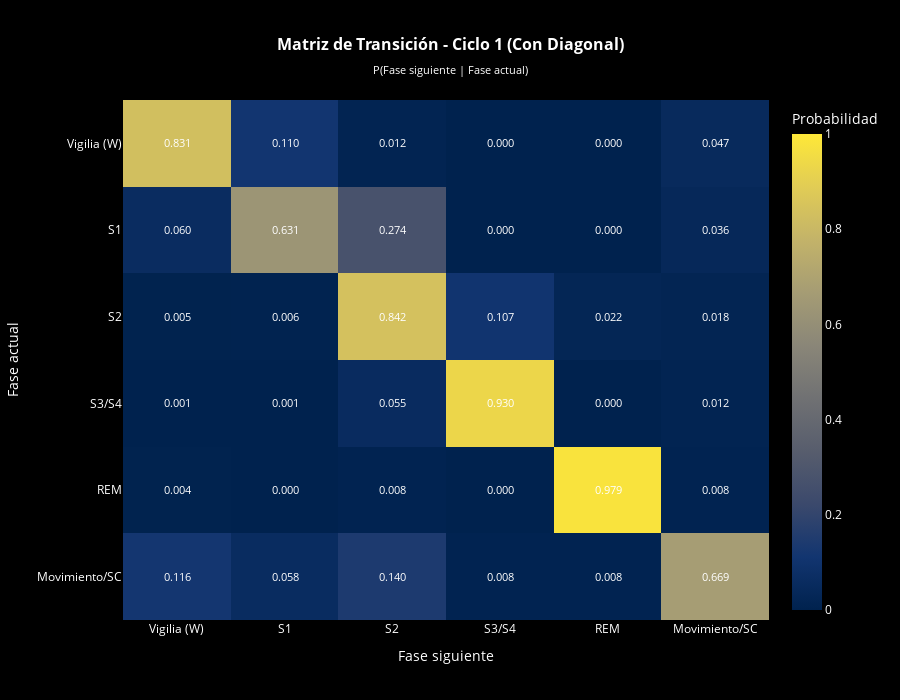
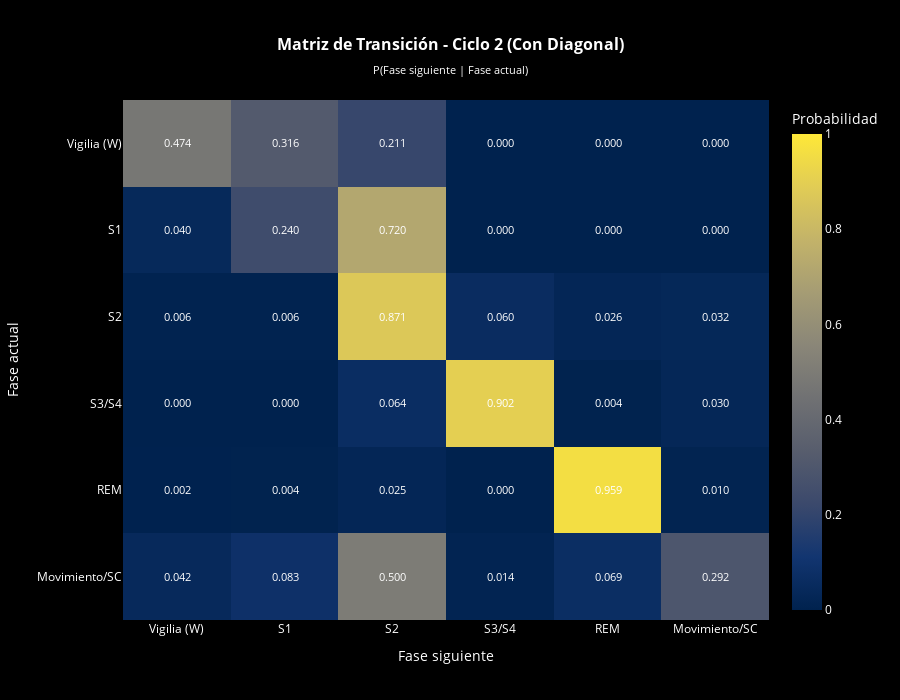
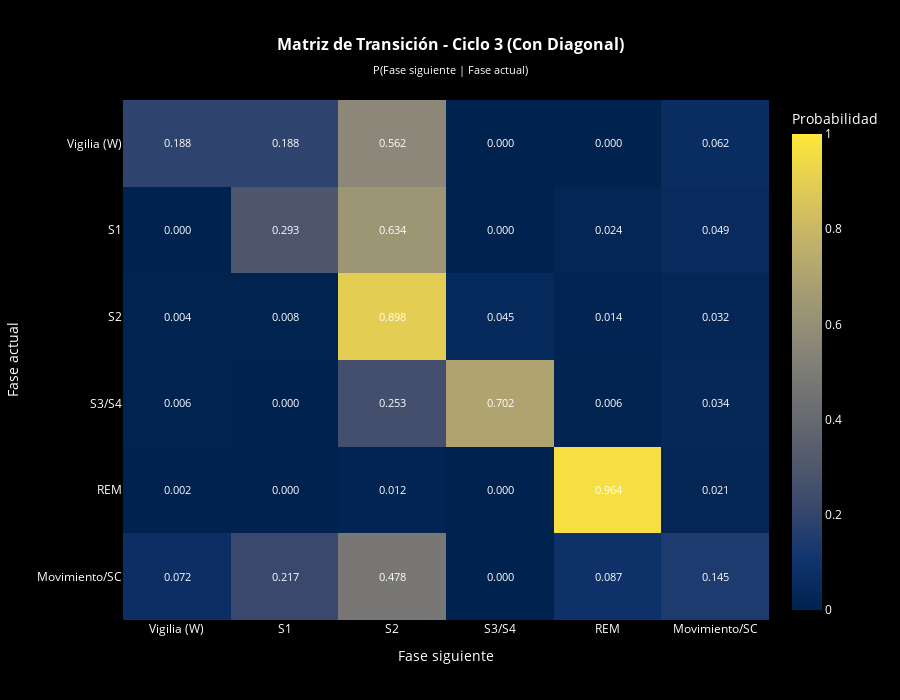
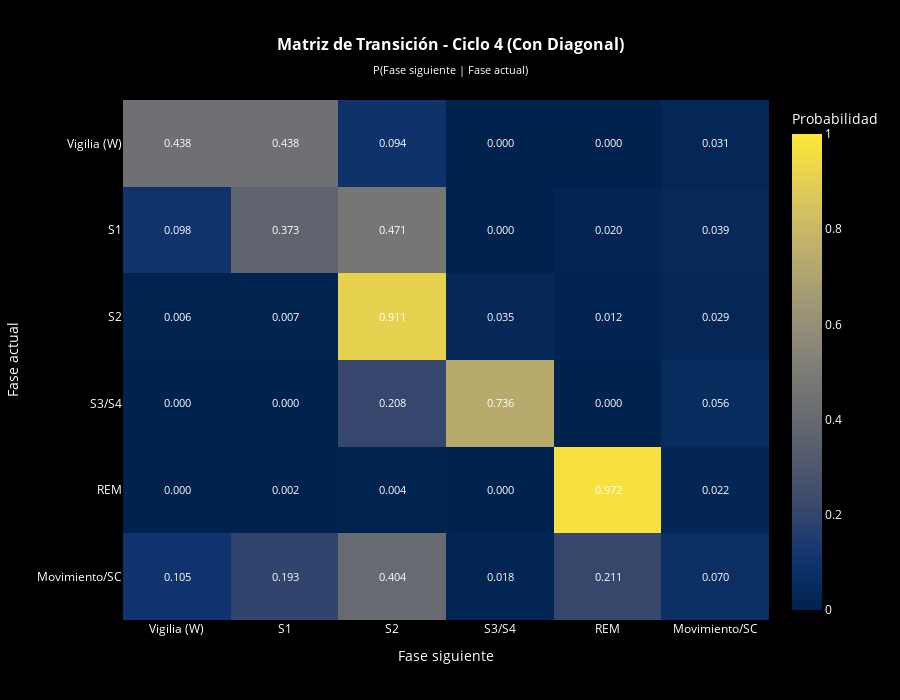

These figures' notebook cell, in order:
### Markdown cell above
## Visualización: Matrices CON Diagonal por Ciclo

Visualizamos las matrices de transición estándar (con diagonal) para los primeros ciclos. La diagonal muestra la probabilidad de quedarse en la misma fase, que suele ser alta (0.84-0.91 para S2).

### Code cell
# Graficar los primeros 7 ciclos CON diagonal (que son los que existen)
ciclos_a_mostrar = sorted(matrices_por_ciclo.keys())[:7]

for ciclo_num in ciclos_a_mostrar:
    matriz = matrices_por_ciclo[ciclo_num]
    fig = graficar_heatmap_ciclo(
        matriz,
        f"Matriz de Transición - Ciclo {ciclo_num} (Con Diagonal)",
        ciclo_num,
        mostrar_diagonal=True
    )
    fig.show()

### Figure 1 — Plotly figure (JSON) as saved in the notebook; plotly's stock layout.template omitted (floating-point values rounded to 4 significant figures)
{"data": [{"colorbar": {"tickfont": {"color": "white"}, "title": {"font": {"color": "white"}, "text": "Probabilidad"}}, "colorscale": [[0, "#00224e"], [0.1111, "#123570"], [0.2222, "#3b496c"], [0.3333, "#575d6d"], [0.4444, "#707173"], [0.5556, "#8a8678"], [0.6667, "#a59c74"], [0.7778, "#c3b369"], [0.8889, "#e1cc55"], [1, "#fee838"]], "hovertemplate": "<b>Desde:</b> %{y}<br><b>Hacia:</b> %{x}<br><b>Probabilidad:</b> %{z:.4f}<extra></extra>", "text": [["0.831", "0.110", "0.012", "0.000", "0.000", "0.047"], ["0.060", "0.631", "0.274", "0.000", "0.000", "0.036"], ["0.005", "0.006", "0.842", "0.107", "0.022", "0.018"], ["0.001", "0.001", "0.055", "0.930", "0.000", "0.012"], ["0.004", "0.000", "0.008", "0.000", "0.979", "0.008"], ["0.116", "0.058", "0.140", "0.008", "0.008", "0.669"]], "textfont": {"color": "white", "size": 11}, "texttemplate": "%{text}", "type": "heatmap", "x": ["Vigilia (W)", "S1", "S2", "S3/S4", "REM", "Movimiento/SC"], "y": ["Vigilia (W)", "S1", "S2", "S3/S4", "REM", "Movimiento/SC"], "z": [[0.8314, 0.1105, 0.01163, 0.0, 0.0, 0.04651], [0.05952, 0.631, 0.2738, 0.0, 0.0, 0.03571], [0.0048, 0.0064, 0.8416, 0.1072, 0.0224, 0.0176], [0.001028, 0.001028, 0.0555, 0.9301, 0.0, 0.01233], [0.004167, 0.0, 0.008333, 0.0, 0.9792, 0.008333], [0.1157, 0.05785, 0.1405, 0.008264, 0.008264, 0.6694]], "zmax": 1, "zmin": 0}], "layout": {"height": 700, "paper_bgcolor": "black", "plot_bgcolor": "black", "title": {"font": {"color": "white", "size": 16}, "text": "<b>Matriz de Transición - Ciclo 1 (Con Diagonal)</b><br><sub>P(Fase siguiente | Fase actual)</sub>", "x": 0.5}, "width": 900, "xaxis": {"tickfont": {"color": "white"}, "title": {"font": {"color": "white"}, "text": "Fase siguiente"}}, "yaxis": {"autorange": "reversed", "tickfont": {"color": "white"}, "title": {"font": {"color": "white"}, "text": "Fase actual"}}}}

### Figure 2 — Plotly figure (JSON) as saved in the notebook; plotly's stock layout.template omitted (floating-point values rounded to 4 significant figures)
{"data": [{"colorbar": {"tickfont": {"color": "white"}, "title": {"font": {"color": "white"}, "text": "Probabilidad"}}, "colorscale": [[0, "#00224e"], [0.1111, "#123570"], [0.2222, "#3b496c"], [0.3333, "#575d6d"], [0.4444, "#707173"], [0.5556, "#8a8678"], [0.6667, "#a59c74"], [0.7778, "#c3b369"], [0.8889, "#e1cc55"], [1, "#fee838"]], "hovertemplate": "<b>Desde:</b> %{y}<br><b>Hacia:</b> %{x}<br><b>Probabilidad:</b> %{z:.4f}<extra></extra>", "text": [["0.474", "0.316", "0.211", "0.000", "0.000", "0.000"], ["0.040", "0.240", "0.720", "0.000", "0.000", "0.000"], ["0.006", "0.006", "0.871", "0.060", "0.026", "0.032"], ["0.000", "0.000", "0.064", "0.902", "0.004", "0.030"], ["0.002", "0.004", "0.025", "0.000", "0.959", "0.010"], ["0.042", "0.083", "0.500", "0.014", "0.069", "0.292"]], "textfont": {"color": "white", "size": 11}, "texttemplate": "%{text}", "type": "heatmap", "x": ["Vigilia (W)", "S1", "S2", "S3/S4", "REM", "Movimiento/SC"], "y": ["Vigilia (W)", "S1", "S2", "S3/S4", "REM", "Movimiento/SC"], "z": [[0.4737, 0.3158, 0.2105, 0.0, 0.0, 0.0], [0.04, 0.24, 0.72, 0.0, 0.0, 0.0], [0.005568, 0.005568, 0.8708, 0.06013, 0.02561, 0.03229], [0.0, 0.0, 0.06429, 0.9018, 0.003571, 0.03036], [0.002049, 0.004098, 0.02459, 0.0, 0.959, 0.01025], [0.04167, 0.08333, 0.5, 0.01389, 0.06944, 0.2917]], "zmax": 1, "zmin": 0}], "layout": {"height": 700, "paper_bgcolor": "black", "plot_bgcolor": "black", "title": {"font": {"color": "white", "size": 16}, "text": "<b>Matriz de Transición - Ciclo 2 (Con Diagonal)</b><br><sub>P(Fase siguiente | Fase actual)</sub>", "x": 0.5}, "width": 900, "xaxis": {"tickfont": {"color": "white"}, "title": {"font": {"color": "white"}, "text": "Fase siguiente"}}, "yaxis": {"autorange": "reversed", "tickfont": {"color": "white"}, "title": {"font": {"color": "white"}, "text": "Fase actual"}}}}

### Figure 3 — Plotly figure (JSON) as saved in the notebook; plotly's stock layout.template omitted (floating-point values rounded to 4 significant figures)
{"data": [{"colorbar": {"tickfont": {"color": "white"}, "title": {"font": {"color": "white"}, "text": "Probabilidad"}}, "colorscale": [[0, "#00224e"], [0.1111, "#123570"], [0.2222, "#3b496c"], [0.3333, "#575d6d"], [0.4444, "#707173"], [0.5556, "#8a8678"], [0.6667, "#a59c74"], [0.7778, "#c3b369"], [0.8889, "#e1cc55"], [1, "#fee838"]], "hovertemplate": "<b>Desde:</b> %{y}<br><b>Hacia:</b> %{x}<br><b>Probabilidad:</b> %{z:.4f}<extra></extra>", "text": [["0.188", "0.188", "0.562", "0.000", "0.000", "0.062"], ["0.000", "0.293", "0.634", "0.000", "0.024", "0.049"], ["0.004", "0.008", "0.898", "0.045", "0.014", "0.032"], ["0.006", "0.000", "0.253", "0.702", "0.006", "0.034"], ["0.002", "0.000", "0.012", "0.000", "0.964", "0.021"], ["0.072", "0.217", "0.478", "0.000", "0.087", "0.145"]], "textfont": {"color": "white", "size": 11}, "texttemplate": "%{text}", "type": "heatmap", "x": ["Vigilia (W)", "S1", "S2", "S3/S4", "REM", "Movimiento/SC"], "y": ["Vigilia (W)", "S1", "S2", "S3/S4", "REM", "Movimiento/SC"], "z": [[0.1875, 0.1875, 0.5625, 0.0, 0.0, 0.0625], [0.0, 0.2927, 0.6341, 0.0, 0.02439, 0.04878], [0.004198, 0.007557, 0.8976, 0.0445, 0.01427, 0.03191], [0.005618, 0.0, 0.2528, 0.7022, 0.005618, 0.03371], [0.002387, 0.0, 0.01193, 0.0, 0.9642, 0.02148], [0.07246, 0.2174, 0.4783, 0.0, 0.08696, 0.1449]], "zmax": 1, "zmin": 0}], "layout": {"height": 700, "paper_bgcolor": "black", "plot_bgcolor": "black", "title": {"font": {"color": "white", "size": 16}, "text": "<b>Matriz de Transición - Ciclo 3 (Con Diagonal)</b><br><sub>P(Fase siguiente | Fase actual)</sub>", "x": 0.5}, "width": 900, "xaxis": {"tickfont": {"color": "white"}, "title": {"font": {"color": "white"}, "text": "Fase siguiente"}}, "yaxis": {"autorange": "reversed", "tickfont": {"color": "white"}, "title": {"font": {"color": "white"}, "text": "Fase actual"}}}}

### Figure 4 — Plotly figure (JSON) as saved in the notebook; plotly's stock layout.template omitted (floating-point values rounded to 4 significant figures)
{"data": [{"colorbar": {"tickfont": {"color": "white"}, "title": {"font": {"color": "white"}, "text": "Probabilidad"}}, "colorscale": [[0, "#00224e"], [0.1111, "#123570"], [0.2222, "#3b496c"], [0.3333, "#575d6d"], [0.4444, "#707173"], [0.5556, "#8a8678"], [0.6667, "#a59c74"], [0.7778, "#c3b369"], [0.8889, "#e1cc55"], [1, "#fee838"]], "hovertemplate": "<b>Desde:</b> %{y}<br><b>Hacia:</b> %{x}<br><b>Probabilidad:</b> %{z:.4f}<extra></extra>", "text": [["0.438", "0.438", "0.094", "0.000", "0.000", "0.031"], ["0.098", "0.373", "0.471", "0.000", "0.020", "0.039"], ["0.006", "0.007", "0.911", "0.035", "0.012", "0.029"], ["0.000", "0.000", "0.208", "0.736", "0.000", "0.056"], ["0.000", "0.002", "0.004", "0.000", "0.972", "0.022"], ["0.105", "0.193", "0.404", "0.018", "0.211", "0.070"]], "textfont": {"color": "white", "size": 11}, "texttemplate": "%{text}", "type": "heatmap", "x": ["Vigilia (W)", "S1", "S2", "S3/S4", "REM", "Movimiento/SC"], "y": ["Vigilia (W)", "S1", "S2", "S3/S4", "REM", "Movimiento/SC"], "z": [[0.4375, 0.4375, 0.09375, 0.0, 0.0, 0.03125], [0.09804, 0.3725, 0.4706, 0.0, 0.01961, 0.03922], [0.005612, 0.006734, 0.9113, 0.03479, 0.01235, 0.02918], [0.0, 0.0, 0.208, 0.736, 0.0, 0.056], [0.0, 0.002, 0.004, 0.0, 0.972, 0.022], [0.1053, 0.193, 0.4035, 0.01754, 0.2105, 0.07018]], "zmax": 1, "zmin": 0}], "layout": {"height": 700, "paper_bgcolor": "black", "plot_bgcolor": "black", "title": {"font": {"color": "white", "size": 16}, "text": "<b>Matriz de Transición - Ciclo 4 (Con Diagonal)</b><br><sub>P(Fase siguiente | Fase actual)</sub>", "x": 0.5}, "width": 900, "xaxis": {"tickfont": {"color": "white"}, "title": {"font": {"color": "white"}, "text": "Fase siguiente"}}, "yaxis": {"autorange": "reversed", "tickfont": {"color": "white"}, "title": {"font": {"color": "white"}, "text": "Fase actual"}}}}
